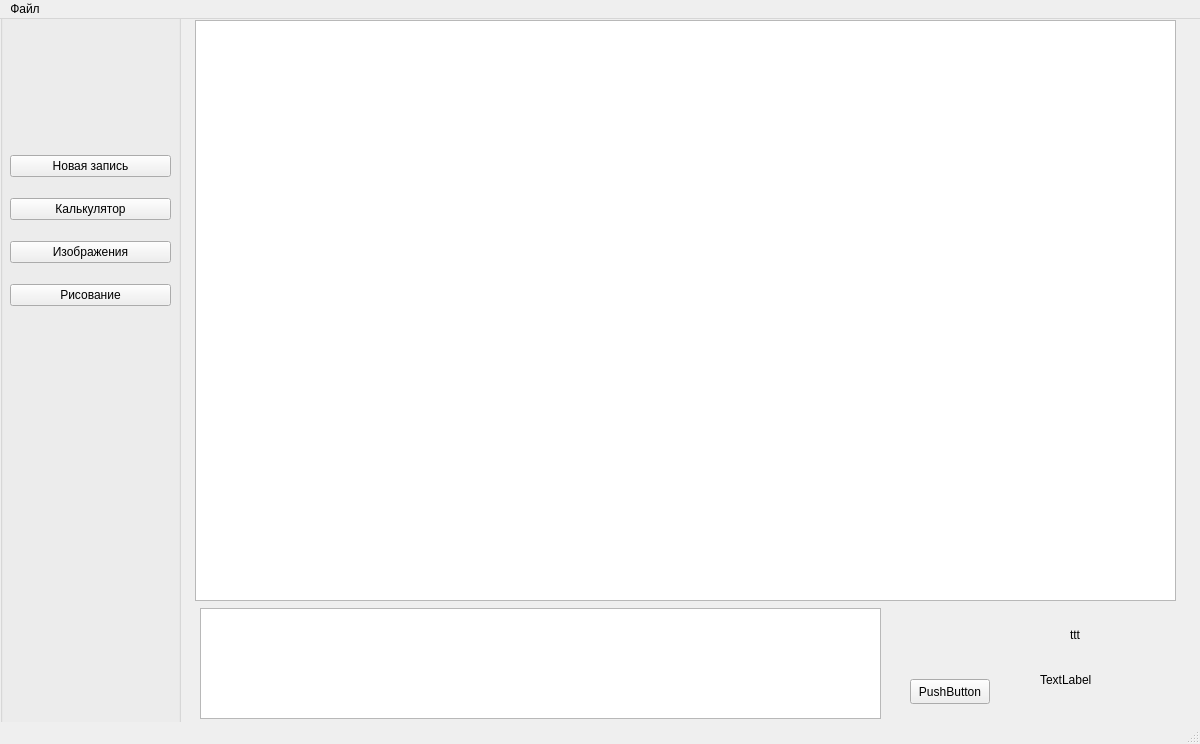
<?xml version="1.0" encoding="UTF-8"?>
<ui version="4.0">
 <class>MainWindow</class>
 <widget class="QMainWindow" name="MainWindow">
  <property name="geometry">
   <rect>
    <x>0</x>
    <y>0</y>
    <width>1200</width>
    <height>744</height>
   </rect>
  </property>
  <property name="windowTitle">
   <string>MainWindow</string>
  </property>
  <widget class="QWidget" name="centralwidget">
   <widget class="QGroupBox" name="groupBox">
    <property name="geometry">
     <rect>
      <x>0</x>
      <y>-10</y>
      <width>181</width>
      <height>721</height>
     </rect>
    </property>
    <property name="title">
     <string/>
    </property>
    <widget class="QWidget" name="layoutWidget">
     <property name="geometry">
      <rect>
       <x>10</x>
       <y>20</y>
       <width>161</width>
       <height>301</height>
      </rect>
     </property>
     <layout class="QVBoxLayout" name="verticalLayout">
      <property name="spacing">
       <number>0</number>
      </property>
      <property name="topMargin">
       <number>105</number>
      </property>
      <item>
       <widget class="QPushButton" name="button_notebook">
        <property name="maximumSize">
         <size>
          <width>16777215</width>
          <height>16777215</height>
         </size>
        </property>
        <property name="styleSheet">
         <string notr="true">font: 14pt &quot;MS Shell Dlg 2&quot;;</string>
        </property>
        <property name="text">
         <string>Новая запись</string>
        </property>
       </widget>
      </item>
      <item>
       <widget class="QPushButton" name="button_calculator">
        <property name="maximumSize">
         <size>
          <width>16777215</width>
          <height>16777215</height>
         </size>
        </property>
        <property name="styleSheet">
         <string notr="true">font: 14pt &quot;MS Shell Dlg 2&quot;;</string>
        </property>
        <property name="text">
         <string>Калькулятор</string>
        </property>
       </widget>
      </item>
      <item>
       <widget class="QPushButton" name="button_image">
        <property name="maximumSize">
         <size>
          <width>16777215</width>
          <height>16777215</height>
         </size>
        </property>
        <property name="styleSheet">
         <string notr="true">font: 14pt &quot;MS Shell Dlg 2&quot;;</string>
        </property>
        <property name="text">
         <string>Изображения</string>
        </property>
       </widget>
      </item>
      <item>
       <widget class="QPushButton" name="button_paint">
        <property name="maximumSize">
         <size>
          <width>16777215</width>
          <height>16777215</height>
         </size>
        </property>
        <property name="styleSheet">
         <string notr="true">font: 14pt &quot;MS Shell Dlg 2&quot;;</string>
        </property>
        <property name="text">
         <string>Рисование</string>
        </property>
       </widget>
      </item>
     </layout>
    </widget>
   </widget>
   <widget class="QListWidget" name="listWidget">
    <property name="geometry">
     <rect>
      <x>195</x>
      <y>1</y>
      <width>981</width>
      <height>581</height>
     </rect>
    </property>
   </widget>
   <widget class="QTableView" name="tableView">
    <property name="geometry">
     <rect>
      <x>200</x>
      <y>589</y>
      <width>681</width>
      <height>111</height>
     </rect>
    </property>
   </widget>
   <widget class="QPushButton" name="pushButton_5">
    <property name="geometry">
     <rect>
      <x>910</x>
      <y>660</y>
      <width>80</width>
      <height>25</height>
     </rect>
    </property>
    <property name="text">
     <string>PushButton</string>
    </property>
   </widget>
   <widget class="QLabel" name="label">
    <property name="geometry">
     <rect>
      <x>1040</x>
      <y>651</y>
      <width>121</width>
      <height>20</height>
     </rect>
    </property>
    <property name="text">
     <string>TextLabel</string>
    </property>
   </widget>
   <widget class="QLabel" name="label_2">
    <property name="geometry">
     <rect>
      <x>1070</x>
      <y>600</y>
      <width>81</width>
      <height>31</height>
     </rect>
    </property>
    <property name="text">
     <string>ttt</string>
    </property>
   </widget>
  </widget>
  <widget class="QMenuBar" name="menubar">
   <property name="geometry">
    <rect>
     <x>0</x>
     <y>0</y>
     <width>1200</width>
     <height>25</height>
    </rect>
   </property>
   <widget class="QMenu" name="menu">
    <property name="title">
     <string>Файл</string>
    </property>
    <addaction name="separator"/>
    <addaction name="separator"/>
    <addaction name="add_notbook"/>
    <addaction name="action_4"/>
   </widget>
   <addaction name="menu"/>
  </widget>
  <widget class="QStatusBar" name="statusbar"/>
  <action name="add_notbook">
   <property name="text">
    <string>Создать заметку</string>
   </property>
  </action>
  <action name="action_4">
   <property name="text">
    <string>Выйти</string>
   </property>
  </action>
 </widget>
 <resources/>
 <connections/>
</ui>
